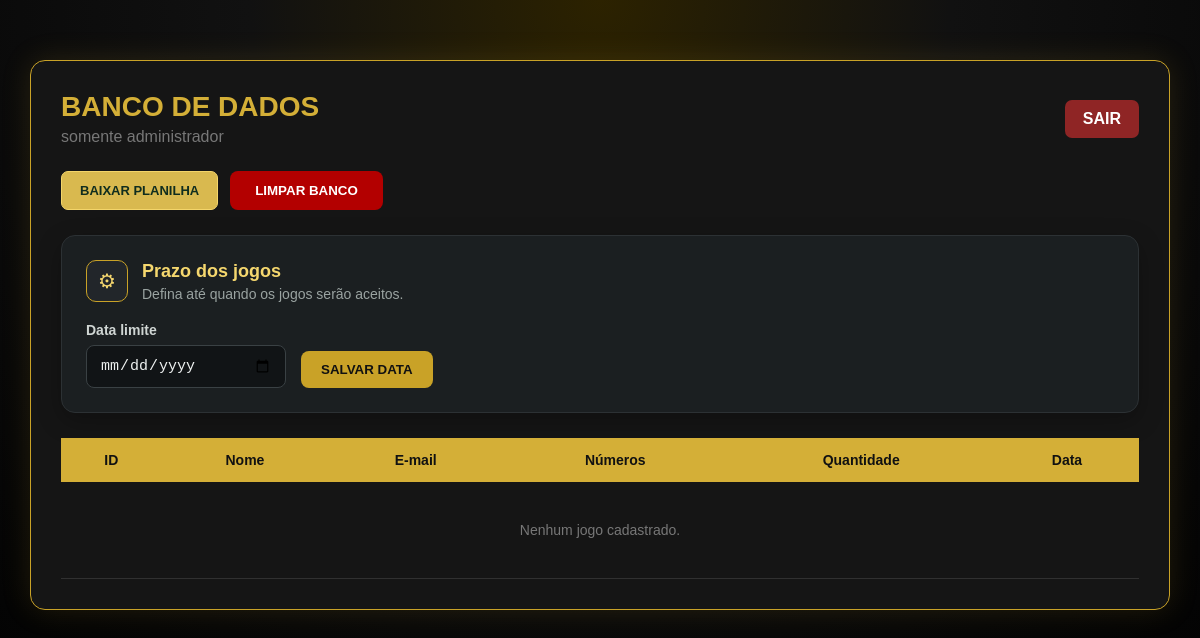
Page /banco (signed in) on the earlier database version.
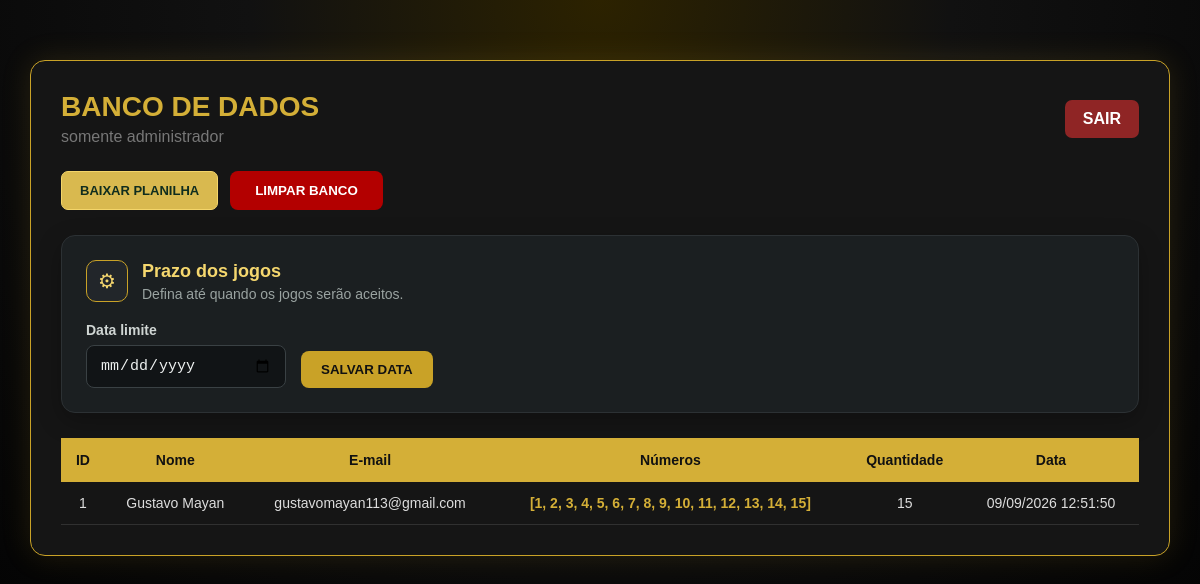
Same page on the later database version.
### tables this page shows
CREATE TABLE jogos (
                id INTEGER PRIMARY KEY AUTOINCREMENT,
                nome TEXT NOT NULL,
                numeros TEXT NOT NULL,
                quantidade INTEGER NOT NULL,
                modo TEXT NOT NULL,
                data TEXT NOT NULL, email TEXT);

### app.py (the view)
@app.route("/banco")
def banco():
    if not session.get("admin"):
        return redirect("/login")
    conexao = conectar_banco()
    cursor = conexao.cursor()
    cursor.execute("""
        SELECT
            id,
            nome,
            email,
            numeros,
            quantidade,
            data
        FROM jogos
        ORDER BY id DESC
    """)
    jogos = cursor.fetchall()
    conexao.close()
    return render_template(
        "banco.html",
        jogos=jogos
    )

### banco.py (called while the page is built)
def conectar_banco():
    return sqlite3.connect("loteria.db")

### templates/banco.html (shortened to what this page needs)
<!DOCTYPE html>
<html lang="pt-BR">
<head>
    <link
        rel="stylesheet"
        href="{{ url_for('static', filename='style-admin.css') }}"
    >
</head>
<body>
    <div class="banco-container">
        <div class="cabecalho">
            <div>
                <h1>
                    BANCO DE DADOS
                </h1>
                <p>
                    somente administrador
                </p>
            </div>
            <a href="/logout" class="logout">
                SAIR
            </a>
        </div>
        <div class="acoes-admin">
        <a href="/exportar-planilha" class="btn-exportar">
            BAIXAR PLANILHA
        </a>
        <form
            action="/limpar-banco"
            method="POST"
            onsubmit="return confirmarLimpeza()"
        >
            <button type="submit" class="btn-limpar">
                LIMPAR BANCO
            </button>
        </form>
    </div>
        <div class="configuracao-prazo">
    <div class="configuracao-titulo">
        <span>⚙</span>
        <div>
            <h2>Prazo dos jogos</h2>
            <p>Defina até quando os jogos serão aceitos.</p>
        </div>
    </div>
    <form action="/alterar-data" method="POST" class="form-data">
        <div class="campo-data">
            <label for="data_limite">
                Data limite
            </label>
            <input
                type="date"
                id="data_limite"
                name="data_limite"
                required
            >
        </div>
        <button type="submit" class="btn-salvar-data">
            SALVAR DATA
        </button>
    </form>
</div>
        <div class="tabela-wrapper">
            <table>
                <thead>
                    <tr>
                        <th>ID</th>
                        <th>Nome</th>
                        <th>E-mail</th>
                        <th>Números</th>
                        <th>Quantidade</th>
                        <th>Data</th>
                    </tr>
                </thead>
                <tbody>
                    {% for jogo in jogos %}
                    <tr>
                        <td>
                            {{ jogo[0] }}
                        </td>
                        <td>
                            {{ jogo[1] }}
                        </td>
                        <td>
                            {{ jogo[2] }}
                        </td>
                        <td class="numeros">
                            {{ jogo[3] }}
                        </td>
                        <td>
                            {{ jogo[4] }}
                        </td>
                        <td>
                            {{ jogo[5] }}
                        </td>
                    </tr>
                    {% else %}
                    <tr>
                        <td colspan="6" class="vazio">
                            Nenhum jogo cadastrado.
                        </td>
                    </tr>
                    {% endfor %}
                </tbody>
            </table>
        </div>
    </div>
</body>
</html>

### static/style-admin.css (style rules this page uses)
* { margin: 0; padding: 0; box-sizing: border-box; }
body { min-height: 100vh; background: radial-gradient( circle at top, #2c2200 0%, #111 35%, #000 100% ); color: #f5d67a; font-family: Arial, Helvetica, sans-serif; padding: 30px; }
.banco-container { width: 100%; max-width: 1400px; margin: 30px auto; background: #151515; border: 1px solid #c9a227; border-radius: 15px; padding: 30px; box-shadow: 0 0 30px rgba(201, 162, 39, 0.15); }
.cabecalho { display: flex; justify-content: space-between; align-items: center; margin-bottom: 25px; }
.cabecalho h1 { color: #d4af37; font-size: 28px; }
.cabecalho p { color: #777; margin-top: 5px; }
.logout { text-decoration: none; background: #8f2525; color: white; padding: 10px 18px; border-radius: 7px; font-weight: bold; transition: 0.3s; }
.tabela-wrapper { width: 100%; overflow-x: auto; }
table { width: 100%; border-collapse: collapse; min-width: 900px; }
th { background: #d4af37; color: #111; padding: 14px 12px; text-align: center; font-size: 14px; }
td { padding: 13px 12px; border-bottom: 1px solid #303030; text-align: center; color: #ddd; font-size: 14px; }
tbody tr { transition: 0.2s; }
.numeros { color: #d4af37; font-weight: bold; }
.acoes-admin { margin:20px 0; }
.btn-limpar { background:#b30000; color:white; border:none; padding:12px 25px; border-radius:8px; cursor:pointer; font-weight:bold; transition:.3s; }
.configuracao-prazo { margin:25px 0; padding:24px; background:#1b1f21; border:1px solid #2c3134; border-radius:14px; box-shadow: 0 8px 25px rgba(0,0,0,.25); }
.configuracao-titulo { display:flex; align-items:center; gap:14px; margin-bottom:20px; }
.configuracao-titulo span { width:42px; height:42px; display:flex; align-items:center; justify-content:center; background:#22262a; border:1px solid #c9a227; border-radius:10px; color:#f5d76e; font-size:20px; }
.configuracao-titulo h2 { color:#f5d76e; font-size:18px; margin-bottom:4px; }
.configuracao-titulo p { color:#9aa3a1; font-size:14px; }
.form-data { display:flex; align-items:flex-end; gap:15px; }
.campo-data { display:flex; flex-direction:column; gap:7px; }
.campo-data label { color:#cfd5d3; font-size:14px; font-weight:bold; }
.campo-data input { width:200px; padding:11px 13px; background:#111416; color:#eef1f0; border:1px solid #3a4144; border-radius:8px; font-size:15px; }
.btn-salvar-data { padding:11px 20px; background:#c9a227; color:#111; border:none; border-radius:8px; font-weight:bold; cursor:pointer; transition:.2s; }
.acoes-admin { display:flex; align-items:center; gap:12px; margin-bottom:25px; }
.acoes-admin form { margin:0; }
.btn-exportar { display:inline-flex; align-items:center; justify-content:center; padding:11px 18px; background:#d9b94f; color:#102d1e; border:1px solid #f4d56a; border-radius:7px; font-size:13px; font-weight:bold; text-decoration:none; transition:.2s; }

Differences in the rows shown:
added jogos: id "1", nome "Gustavo Mayan", email "gustavomayan113@gmail.com", numeros "[1, 2, 3, 4, 5, 6, 7, 8, 9, 10, 11, 12, 13, 14, 15]", quantidade "15", data "09/09/2026 12:51:50"
Other differences:
text no longer shown: "Nenhum jogo cadastrado."
